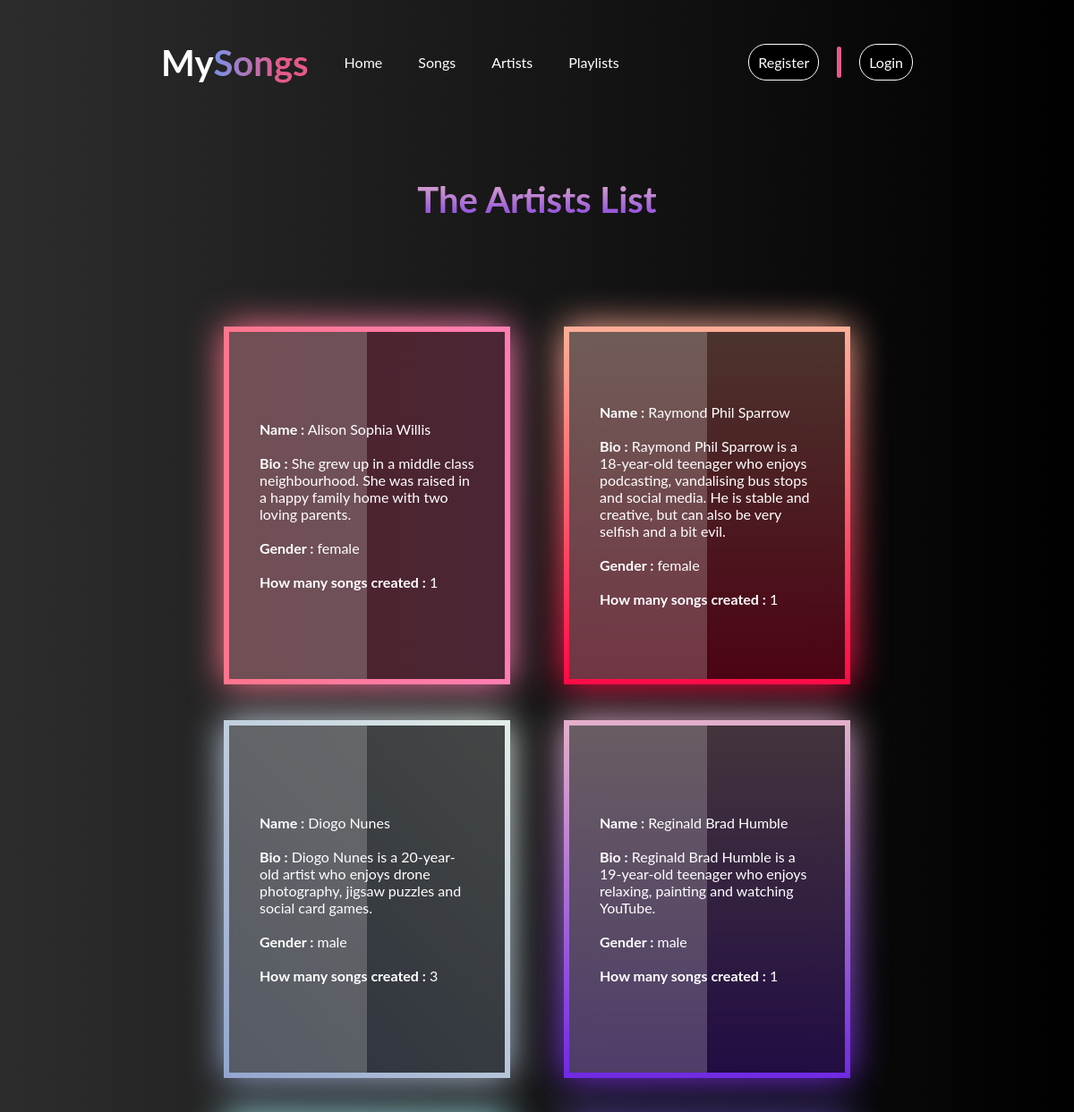
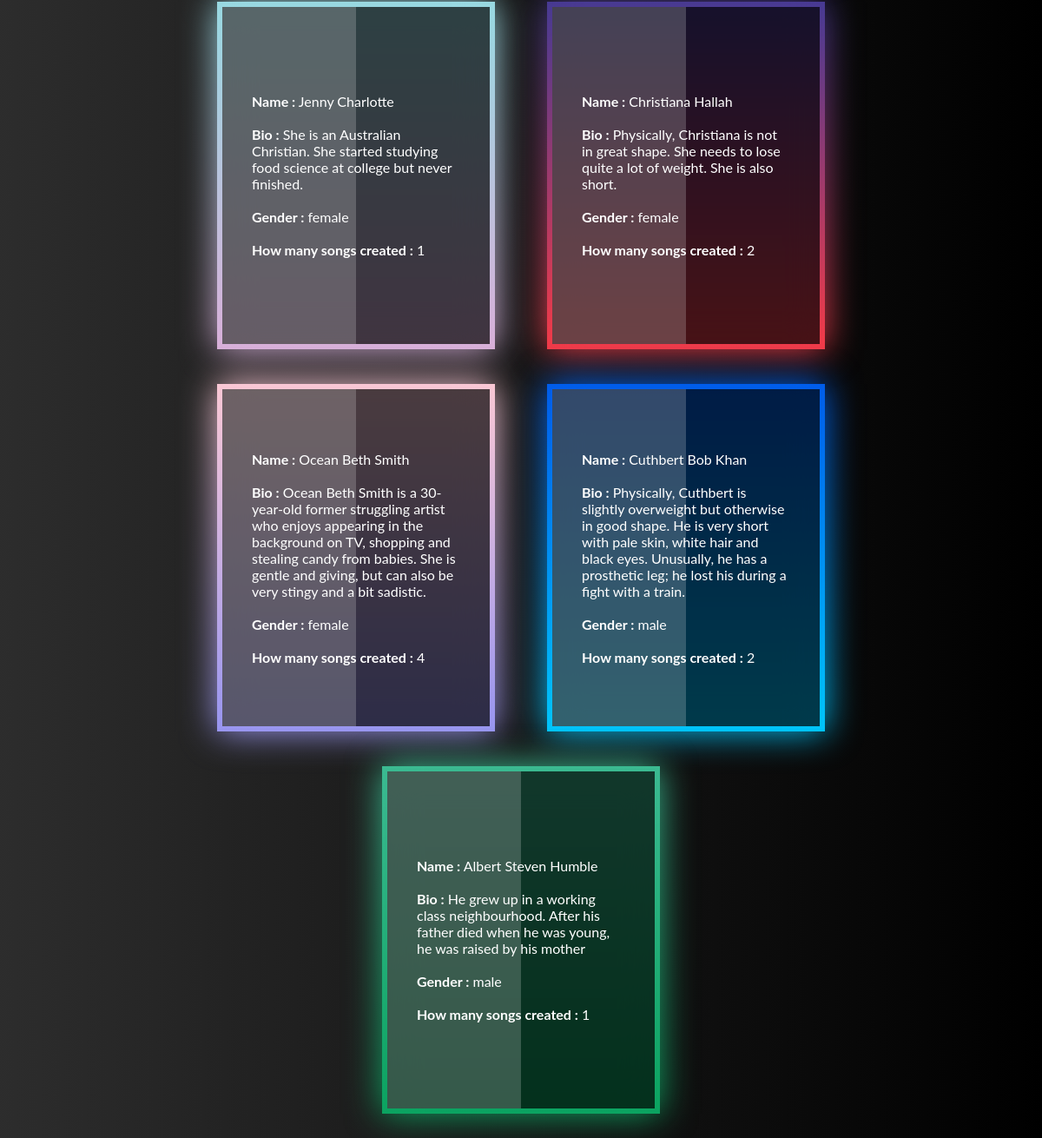
The page /base_spotif/PHP_Spotify/artists.php on the database its author committed (2 pictures, top to bottom).
### tables this page shows
CREATE TABLE `songs` (
  `song_id` int(11) NOT NULL,
  `title` varchar(50) NOT NULL,
  `release_date` date NOT NULL,
  `categ_id` int(11) NOT NULL,
  `artist_id` int(11) NOT NULL
);

CREATE TABLE `artists` (
  `artist_id` int(11) NOT NULL,
  `name` varchar(50) NOT NULL,
  `bio` varchar(400) NOT NULL,
  `gender` varchar(20) NOT NULL,
  `date_of_birth` date NOT NULL
);

### base_spotif/PHP_Spotify/artists.php (the view, shortened to what this page needs)
<?php
require_once 'nav.php';
require_once 'background.php';
$conn = mysqli_connect(DB_SERVER, DB_USER, DB_PASSWORD, DB_NAME);
if ($conn) {
    $query = 'SELECT *, COUNT(*) AS allSongs from artists INNER JOIN songs on artists.artist_id = songs.artist_id GROUP BY songs.artist_id';
    $results = mysqli_query($conn, $query);
    $artists = mysqli_fetch_all($results, MYSQLI_ASSOC);
}
?>
<!DOCTYPE html>
<html lang="en">
<head>
</head>
<body>
    <section class="art ">
        <h3>The Artists List </h3>
        <article>
            <?php foreach ($artists as $artist) :
            ?>
                <div class="card m-header scene_element scene_element--fadein">
                    <span></span>
                    <div class="content m-header scene_element scene_element--fadein">
                        <div>
                            <strong>Name :</strong>
                            <?= $artist['name']; ?>
                        </div>
                        <br>
                        <div>
                            <strong>Bio :</strong>
                            <?= $artist['bio']; ?>
                        </div>
                        <br>
                        <div>
                            <strong>Gender :</strong>
                            <?= $artist['gender']; ?>
                        </div>
                        <br>
                        <div>
                            <strong>How many songs created :</strong>
                            <?= $artist['allSongs']; ?>
                        </div>
                    </div>
                </div>
            <?php endforeach; ?>
        </article>
    </section>
</body>
</html>

### base_spotif/PHP_Spotify/nav.php (shortened to what this page needs)
<!DOCTYPE html>
<html lang="en">
<head>
    <link rel="stylesheet" href="styles/style.css">
    <link rel="stylesheet" href="https://cdnjs.cloudflare.com/ajax/libs/font-awesome/5.8.2/css/all.min.css" />
</head>
<body>
    <section class="nav_bar">
        <nav>
            <div class="nav">
                <h1 class="h1_title">My<span>Songs</span> </h1>
                <ul class="nav_ul m-scene" id="main">
                    <div class="menu m-header scene_element scene_element--fadein">
                        <li class="navHover" class="line"><a href="home.php">Home</a>
                        </li>
                        <li class="navHover" class="line"><a href="songs.php">Songs</a>
                        </li>
                        <li class="navHover" class="line"><a href="artists.php">Artists</a>
                        </li>
                        <li class="navHover" class="line"><a href="playlists.php">Playlists</a>
                        </li>
                    </div>
            </div>
            <div class="register m-right-panel m-page scene_element scene_element--fadeinright">
                <?php
                if (isset($_SESSION['email']) && !empty($_SESSION['email'])) {
                    echo '<form action="" method="POST">
                        <input type="submit" value="Logout" name="logout" class="logout">
                        </form>';
                    echo '<div class="vl"></div>';
                    echo '<li><a href="account.php">Account</a></li>';
                } else {
                    echo '
                        <li class="registerBtn"><a href="register.php">Register</a></li>' .
                        '<div class="vl"></div>' .
                        '<li class="login"><a href="login.php">Login</a></li>';
                }
                ?>
            </div>
        </nav>
    </section>

### base_spotif/PHP_Spotify/background.php (shortened to what this page needs)
<!DOCTYPE html>
<head>
</head>
<body>
</body>
</html>

### base_spotif/PHP_Spotify/styles/style.css (style rules this page uses)
* { box-sizing: border-box; margin: 0; padding: 0; }
body { font-family: "Lato", sans-serif; background-image: linear-gradient(to right, #434343 -50%, black 100%); }
.navHover { position: relative; display: flex; justify-content: center; align-items: center; }
.nav_bar { margin: auto; margin-top: 40px; width: 70%; color: white; }
.h1_title { display: flex; flex-direction: row; font-size: 40px; justify-content: left; align-items: center; }
.h1_title span { background: linear-gradient(-90deg, #e55a8aff 30%, #7793ebff 100%); -webkit-background-clip: text; -webkit-text-fill-color: transparent; }
.nav { gap: 20px; display: flex; justify-content: center; align-items: center; }
nav { display: flex; justify-content: space-between; }
.nav_ul { display: flex; justify-content: space-between; align-items: center; width: 100%; }
.menu { display: inline-flex; justify-content: space-evenly; align-items: center; }
.menu li { padding: 10px; }
.menu li a { color: white; padding: 10px; text-decoration: none; }
.nav_ul li { list-style: none; text-align: center; display: flex; justify-content: center; align-items: center; }
.register { display: flex; justify-content: center; align-items: center; gap: 20px; list-style: none; transition: 1s; }
.register li a { color: white; background-color: black; border: 1px solid white; padding: 10px; list-style: none; text-decoration: none; border-radius: 20px; transition: 1s; width: 100px; }
.vl { height: 35px; border-left: 5px solid #e55a8aff; border-radius: 15px; }
.scene_element { animation-duration: 0.5s; transition-timing-function: ease-in; animation-fill-mode: both; }
.scene_element--fadein { animation-name: fadeIn; }
.scene_element--fadeinright { animation-name: fadeInRight; }

### base_spotif/PHP_Spotify/artists.php (style rules this page uses)
.art { margin-top: 100px; }
article { position: relative; display: flex; justify-content: center; align-items: center; padding: 40px 0; flex-wrap: wrap; width: 80%; margin: auto; margin-top: 48px; }
h3 { font-size: 40px; background-image: linear-gradient(to top, #7028e4 0%, #e5b2ca 100%); -webkit-background-clip: text; -webkit-text-fill-color: transparent; text-align: center; padding-bottom: 10px; }
.card { position: relative; width: 320px; height: 400px; color: #fff; background: #111; display: flex; justify-content: center; align-items: center; margin: 20px 30px; transition: 0.5s; }
.card::before { content: ''; position: absolute; top: 0; left: 0; width: 100%; height: 100%; background: linear-gradient(315deg, #7793ebff 50%, #e55a8aff 10%); }
.card::after { content: ''; position: absolute; top: 0; left: 0; width: 100%; height: 100%; background: linear-gradient(315deg, #7793ebff 50%, #e55a8aff 100%); filter: blur(20px); }
.card:nth-child(1)::before, .card:nth-child(1)::after { background-image: linear-gradient(to right, #ff758c 0%, #ff7eb3 100%); }
.card:nth-child(2)::before, .card:nth-child(2)::after { background-image: linear-gradient(to top, #ff0844 0%, #ffb199 100%); }
.card:nth-child(3)::before, .card:nth-child(3)::after { background-image: linear-gradient(45deg, #93a5cf 0%, #e4efe9 100%); }
.card:nth-child(4)::before, .card:nth-child(4)::after { background-image: linear-gradient(to top, #7028e4 0%, #e5b2ca 100%); }
.card:nth-child(5)::before, .card:nth-child(5)::after { background-image: linear-gradient(to top, #d9afd9 0%, #97d9e1 100%); }
.card:nth-child(6)::before, .card:nth-child(6)::after { background-image: linear-gradient(to top, #f43b47 0%, #453a94 100%); }
.card:nth-child(7)::before, .card:nth-child(7)::after { background-image: linear-gradient(to top, #9795f0 0%, #fbc8d4 100%); }
.card:nth-child(8)::before, .card:nth-child(8)::after { background-image: linear-gradient(to top, #00c6fb 0%, #005bea 100%); }
.card:nth-child(9)::before, .card:nth-child(9)::after { background-image: linear-gradient(to top, #0ba360 0%, #3cba92 100%); }
.card span { position: absolute; top: 6px; left: 6px; right: 6px; bottom: 6px; background: rgba(0, 0, 0, 0.7); z-index: 2; }
.card span::before { content: ''; position: absolute; top: 0; left: 0; width: 50%; height: 100%; background: rgba(255, 255, 255, 0.2); pointer-events: none; }
.card .content { position: relative; z-index: 10; padding: 20px 40px; }

### rows shown on the page
songs: artist.name "Alison Sophia Willis", artist.bio "She grew up in a middle class neighbourhood. She was raised in a happy family home with two loving parents.", artist.gender "female", allSongs "1"
songs: artist.name "Raymond Phil Sparrow", artist.bio "Raymond Phil Sparrow is a 18-year-old teenager who enjoys podcasting, vandalising bus stops and social media. He is stable and creative, but can also be very selfish and a bit evil.", artist.gender "female", allSongs "1"
songs: artist.name "Diogo Nunes", artist.bio "Diogo Nunes is a 20-year-old artist who enjoys drone photography, jigsaw puzzles and social card games.", artist.gender "male", allSongs "3"
songs: artist.name "Reginald Brad Humble", artist.bio "Reginald Brad Humble is a 19-year-old teenager who enjoys relaxing, painting and watching YouTube.", artist.gender "male", allSongs "1"
songs: artist.name "Jenny Charlotte", artist.bio "She is an Australian Christian. She started studying food science at college but never finished.", artist.gender "female", allSongs "1"
songs: artist.name "Christiana Hallah", artist.bio "Physically, Christiana is not in great shape. She needs to lose quite a lot of weight. She is also short.", artist.gender "female", allSongs "2"
songs: artist.name "Ocean Beth Smith", artist.bio "Ocean Beth Smith is a 30-year-old former struggling artist who enjoys appearing in the background on TV, shopping and stealing candy from babies. She is gentle and giving, but can also be very stingy and a bit sadistic.", artist.gender "female", allSongs "4"
songs: artist.name "Cuthbert Bob Khan", artist.bio "Physically, Cuthbert is slightly overweight but otherwise in good shape. He is very short with pale skin, white hair and black eyes. Unusually, he has a prosthetic leg; he lost his during a fight with a train.", artist.gender "male", allSongs "2"
songs: artist.name "Albert Steven Humble", artist.bio "He grew up in a working class neighbourhood. After his father died when he was young, he was raised by his mother", artist.gender "male", allSongs "1"
